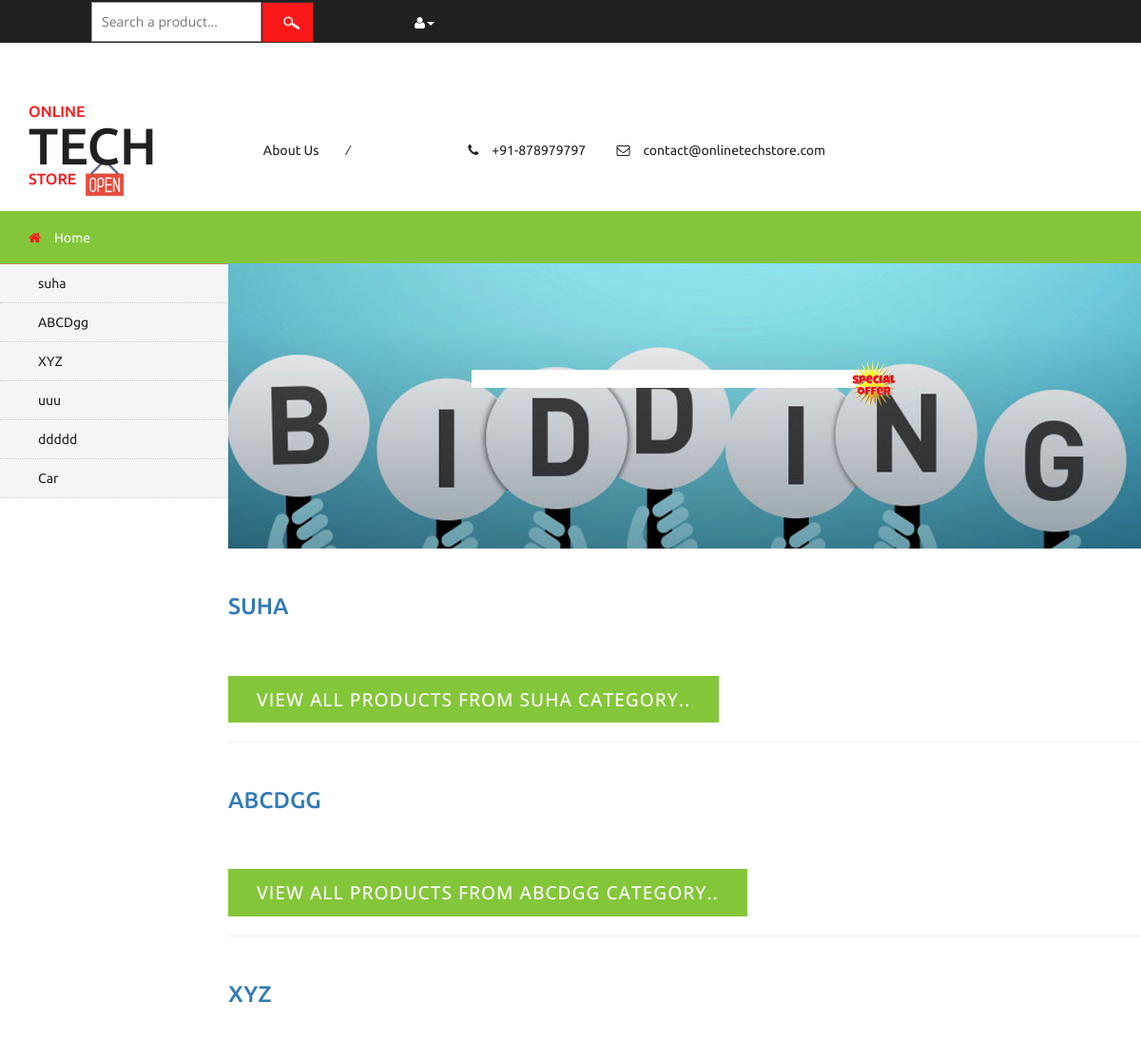
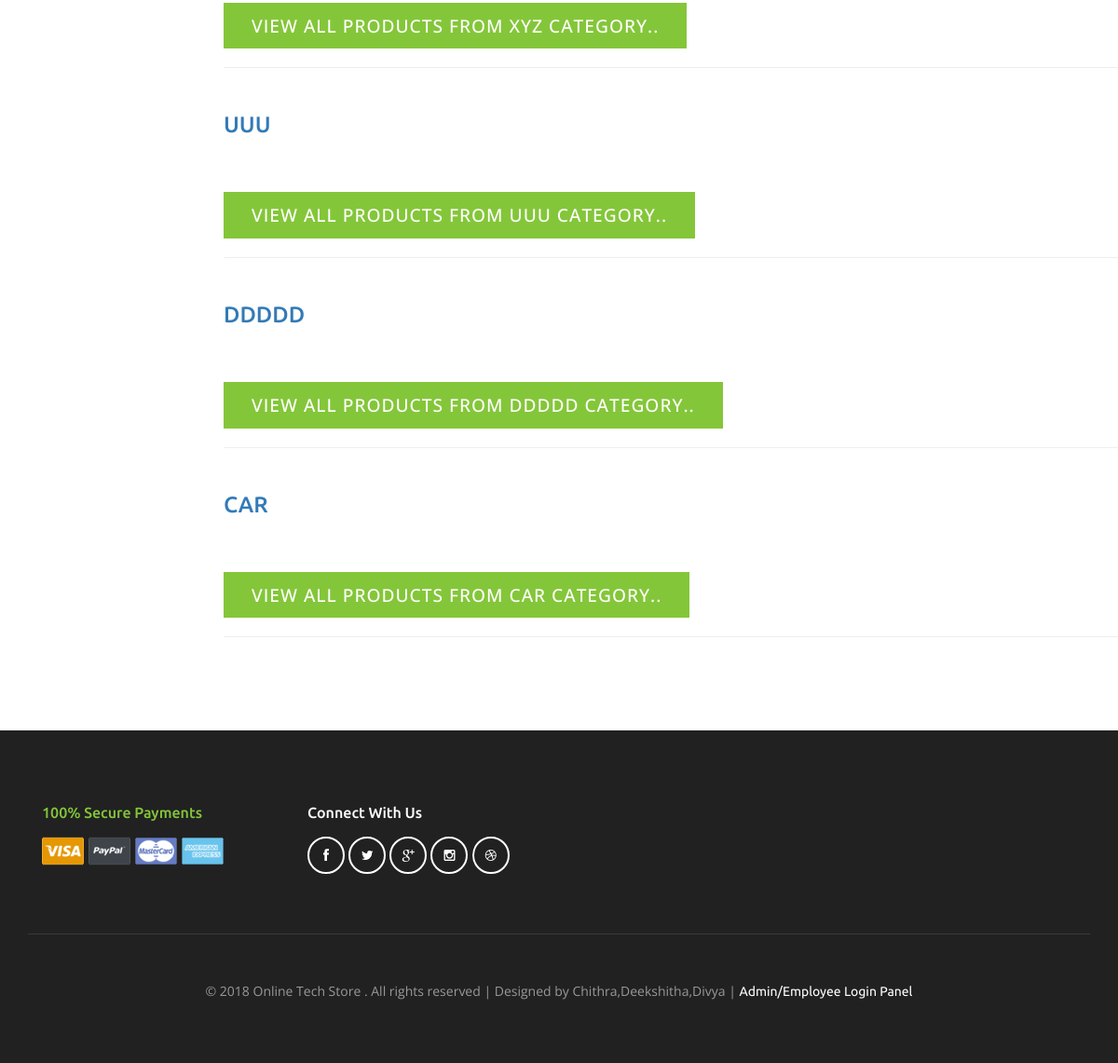
/latestauction1.php, run on the app's committed database (2 pictures, top to bottom).
### tables this page shows
CREATE TABLE `category` (
  `category_id` int(10) NOT NULL,
  `category_name` varchar(50) NOT NULL,
  `category_icon` varchar(100) NOT NULL,
  `description` text NOT NULL,
  `status` varchar(10) NOT NULL
);

### latestauction1.php (the view, shortened to what this page needs)
<?php
include("header.php");
?>
	<div class="banner">
		<?php
		include("sidebar.php");
		?>
		<div class="w3l_banner_nav_right">
			<div class="w3l_banner_nav_right_banner3">
				<h3><?php echo $_GET[auctiontype];?><span class="blink_me"></span></h3>
			</div>
			<div class="w3ls_w3l_banner_nav_right_grid">
		<?php
		$sqlcategory = "select * from category WHERE status='Active'";
		$qsqlcategory = mysqli_query($con,$sqlcategory);
		while($rscategory = mysqli_fetch_array($qsqlcategory))
		{
		?>
				<div class="w3ls_w3l_banner_nav_right_grid1">
					<h6><a href='allproducts.php?category_id=<?php echo $rscategory[0]; ?>'><?php echo $rscategory[category_name]; ?></a></h6>
				</div><br>
				<button class="submit check_out" onclick="window.location='allproducts.php?category_id=<?php echo $rscategory[0]; ?>';" >View All Products from <?php echo $rscategory[category_name]; ?> category..</button>
				<hr>
		<?php
		}
		?>
			</div>
		</div>
		<div class="clearfix"></div>
	</div>
<?php
include("footer.php");
?>

### sidebar.php (shortened to what this page needs)
	<div class="w3l_banner_nav_left">
		<nav class="navbar nav_bottom">
			<div class="collapse navbar-collapse" id="bs-megadropdown-tabs">
				<ul class="nav navbar-nav nav_1">
<?php
$sqlcategory = "SELECT  * FROM category where status='Active'";
$qsqlcategory = mysqli_query($con,$sqlcategory);
while($rscategory = mysqli_fetch_array($qsqlcategory))
{
	echo "<li><a href='allproducts.php?category_id=$rscategory[category_id]'>$rscategory[category_name]</a></li>";
}
?>
				</ul>
			 </div>
		</nav>
	</div>

### data on the page
category: category_name "suha", category_name "SUHA"
category: category_name "ABCDgg", category_name "ABCDGG"
category: category_name "XYZ"
category: category_name "uuu", category_name "UUU"
category: category_name "ddddd", category_name "DDDDD"
category: category_name "Car", category_name "CAR"
